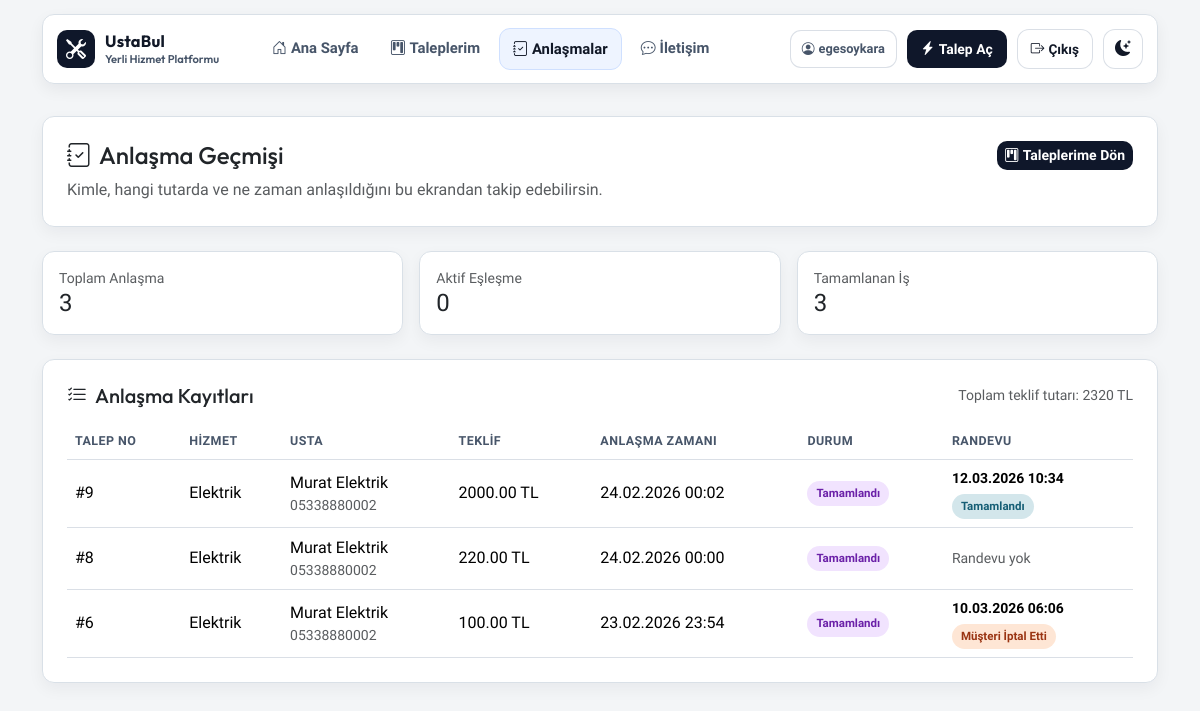
The page /anlasmalar/ (signed in) on the database its author committed.
### Myapp/models.py (models this page shows, shortened)
class ServiceRequest(models.Model):
    STATUS_CHOICES = (
        ("new", "Yeni"),
        ("pending_provider", "Usta Onayı Bekleniyor"),
        ("pending_customer", "Müşteri Seçimi Bekleniyor"),
        ("matched", "Eşleştirildi"),
        ("completed", "Tamamlandı"),
        ("cancelled", "İptal Edildi"),
    )
    customer_name = models.CharField(max_length=120)
    customer_phone = models.CharField(max_length=20)
    city = models.CharField(max_length=80)
    district = models.CharField(max_length=80)
    service_type = models.ForeignKey(ServiceType, on_delete=models.PROTECT, related_name="requests")
    details = models.TextField()
    matched_provider = models.ForeignKey(
        Provider,
        on_delete=models.SET_NULL,
        null=True,
        blank=True,
        related_name="service_requests",
    )
    matched_offer = models.ForeignKey(
        "ProviderOffer",
        on_delete=models.SET_NULL,
        null=True,
        blank=True,
        related_name="matched_requests",
    )
    matched_at = models.DateTimeField(null=True, blank=True)
    customer = models.ForeignKey(
        User,
        on_delete=models.SET_NULL,
        null=True,
        blank=True,
        related_name="service_requests",
    )
    status = models.CharField(max_length=20, choices=STATUS_CHOICES, default="new")
    created_at = models.DateTimeField(auto_now_add=True)
    class Meta:
        ordering = ["-created_at"]

class ServiceType(models.Model):
    name = models.CharField(max_length=80, unique=True)
    slug = models.SlugField(unique=True)
    class Meta:
        ordering = ["name"]

class Provider(models.Model):
    user = models.OneToOneField(
        User,
        on_delete=models.SET_NULL,
        null=True,
        blank=True,
        related_name="provider_profile",
    )
    full_name = models.CharField(max_length=120)
    service_types = models.ManyToManyField(ServiceType, related_name="providers", blank=True)
    city = models.CharField(max_length=80)
    district = models.CharField(max_length=80)
    phone = models.CharField(max_length=20)
    latitude = models.DecimalField(max_digits=9, decimal_places=6, null=True, blank=True)
    longitude = models.DecimalField(max_digits=9, decimal_places=6, null=True, blank=True)
    rating = models.DecimalField(max_digits=2, decimal_places=1, default=5.0)
    is_available = models.BooleanField(default=True)
    description = models.TextField(blank=True)
    created_at = models.DateTimeField(auto_now_add=True)
    class Meta:
        ordering = ["-is_available", "-rating", "full_name"]

class ProviderOffer(models.Model):
    STATUS_CHOICES = (
        ("pending", "Beklemede"),
        ("accepted", "Kabul"),
        ("rejected", "Red"),
        ("expired", "Süre Doldu"),
        ("failed", "Gönderim Başarısız"),
    )
    service_request = models.ForeignKey(ServiceRequest, on_delete=models.CASCADE, related_name="provider_offers")
    provider = models.ForeignKey(Provider, on_delete=models.CASCADE, related_name="offers")
    token = models.CharField(max_length=24, unique=True)
    sequence = models.PositiveIntegerField(default=1)
    status = models.CharField(max_length=20, choices=STATUS_CHOICES, default="pending")
    quote_amount = models.DecimalField(max_digits=10, decimal_places=2, null=True, blank=True)
    quote_note = models.CharField(max_length=240, blank=True)
    last_delivery_detail = models.CharField(max_length=120, blank=True)
    sent_at = models.DateTimeField(default=timezone.now)
    expires_at = models.DateTimeField(null=True, blank=True)
    reminder_sent_at = models.DateTimeField(null=True, blank=True)
    responded_at = models.DateTimeField(null=True, blank=True)
    created_at = models.DateTimeField(auto_now_add=True)
    class Meta:
        ordering = ["service_request_id", "sequence"]
        unique_together = ("service_request", "provider")

class ServiceAppointment(models.Model):
    STATUS_CHOICES = (
        ("pending", "Usta Onayı Bekleniyor"),
        ("pending_customer", "Müşteri Onayı Bekleniyor"),
        ("confirmed", "Onaylandı"),
        ("rejected", "Reddedildi"),
        ("cancelled", "Müşteri İptal Etti"),
        ("completed", "Tamamlandı"),
    )
    service_request = models.OneToOneField(
        ServiceRequest,
        on_delete=models.CASCADE,
        related_name="appointment",
    )
    customer = models.ForeignKey(
        User,
        on_delete=models.SET_NULL,
        null=True,
        blank=True,
        related_name="appointments",
    )
    provider = models.ForeignKey(
        Provider,
        on_delete=models.CASCADE,
        related_name="appointments",
    )
    scheduled_for = models.DateTimeField()
    customer_note = models.TextField(blank=True)
    provider_note = models.TextField(blank=True)
    status = models.CharField(max_length=20, choices=STATUS_CHOICES, default="pending")
    created_at = models.DateTimeField(auto_now_add=True)
    updated_at = models.DateTimeField(auto_now=True)
    class Meta:
        ordering = ["scheduled_for"]

### Myapp/views.py (the view)
# urls.py: path('anlasmalar/', views.agreement_history, name='agreement_history'),
@login_required
def agreement_history(request):
    provider = get_provider_for_user(request.user)
    if provider:
        agreements_qs = (
            ServiceRequest.objects.filter(
                matched_provider=provider,
                matched_offer__isnull=False,
            )
            .select_related(
                "service_type",
                "customer",
                "matched_provider",
                "matched_offer",
                "matched_offer__provider",
            )
            .order_by("-matched_at", "-created_at")
        )
    else:
        agreements_qs = (
            request.user.service_requests.filter(matched_offer__isnull=False)
            .select_related(
                "service_type",
                "customer",
                "matched_provider",
                "matched_offer",
                "matched_offer__provider",
            )
            .order_by("-matched_at", "-created_at")
        )
    agreements = list(agreements_qs)
    appointment_map = {
        appointment.service_request_id: appointment
        for appointment in ServiceAppointment.objects.filter(service_request_id__in=[item.id for item in agreements])
    }
    for item in agreements:
        item.appointment_entry = appointment_map.get(item.id)
    summary = agreements_qs.aggregate(
        total_count=Count("id"),
        completed_count=Count("id", filter=Q(status="completed")),
        matched_count=Count("id", filter=Q(status="matched")),
        total_quote=Sum("matched_offer__quote_amount"),
    )
    return render(
        request,
        "Myapp/agreement_history.html",
        {
            "agreements": agreements,
            "is_provider_user": bool(provider),
            "summary_total_count": summary.get("total_count", 0) or 0,
            "summary_completed_count": summary.get("completed_count", 0) or 0,
            "summary_matched_count": summary.get("matched_count", 0) or 0,
            "summary_total_quote": summary.get("total_quote"),
        },
    )

### Myapp/views.py (called while the page is built)
def get_provider_for_user(user):
    if not user.is_authenticated:
        return None
    return Provider.objects.filter(user=user).first()

### Myapp/templates/Myapp/agreement_history.html
{% extends "base.html" %}
{% block content %}
<section class="card panel-card shadow-sm reveal-up mb-4">
  <div class="card-body p-4">
    <div class="d-flex align-items-center justify-content-between flex-wrap gap-2">
      <h1 class="h4 mb-0"><i class="bi bi-journal-check me-2"></i>Anlaşma Geçmişi</h1>
      {% if is_provider_user %}
        <a class="btn btn-sm btn-main" href="{% url 'provider_requests' %}">
          <i class="bi bi-briefcase me-1"></i>Usta Paneline Dön
        </a>
      {% else %}
        <a class="btn btn-sm btn-main" href="{% url 'my_requests' %}">
          <i class="bi bi-kanban me-1"></i>Taleplerime Dön
        </a>
      {% endif %}
    </div>
    <p class="text-muted mt-2 mb-0">
      Kimle, hangi tutarda ve ne zaman anlaşıldığını bu ekrandan takip edebilirsin.
    </p>
  </div>
</section>
<section class="row g-3 mb-4">
  <div class="col-12 col-md-4">
    <div class="card panel-card shadow-sm h-100">
      <div class="card-body p-3">
        <div class="small text-muted">Toplam Anlaşma</div>
        <div class="h4 mb-0">{{ summary_total_count }}</div>
      </div>
    </div>
  </div>
  <div class="col-12 col-md-4">
    <div class="card panel-card shadow-sm h-100">
      <div class="card-body p-3">
        <div class="small text-muted">Aktif Eşleşme</div>
        <div class="h4 mb-0">{{ summary_matched_count }}</div>
      </div>
    </div>
  </div>
  <div class="col-12 col-md-4">
    <div class="card panel-card shadow-sm h-100">
      <div class="card-body p-3">
        <div class="small text-muted">Tamamlanan İş</div>
        <div class="h4 mb-0">{{ summary_completed_count }}</div>
      </div>
    </div>
  </div>
</section>
<section class="card panel-card shadow-sm reveal-up">
  <div class="card-body p-4">
    {% if agreements %}
      <div class="d-flex justify-content-between align-items-center flex-wrap gap-2 mb-3">
        <h2 class="h5 mb-0"><i class="bi bi-list-check me-2"></i>Anlaşma Kayıtları</h2>
        <span class="small text-muted">
          Toplam teklif tutarı:
          {% if summary_total_quote %}{{ summary_total_quote }} TL{% else %}-{% endif %}
        </span>
      </div>
      <div class="table-responsive">
        <table class="table request-table align-middle mb-0">
          <thead>
            <tr>
              <th>Talep No</th>
              <th>Hizmet</th>
              {% if is_provider_user %}
                <th>Müşteri</th>
              {% else %}
                <th>Usta</th>
              {% endif %}
              <th>Teklif</th>
              <th>Anlaşma Zamanı</th>
              <th>Durum</th>
              <th>Randevu</th>
            </tr>
          </thead>
          <tbody>
            {% for item in agreements %}
              <tr>
                <td>#{{ item.id }}</td>
                <td>{{ item.service_type.name }}</td>
                {% if is_provider_user %}
                  <td>
                    {{ item.customer_name }}
                    <div class="small text-muted">{{ item.customer_phone }}</div>
                  </td>
                {% else %}
                  <td>
                    {% if item.matched_provider %}
                      {{ item.matched_provider.full_name }}
                      <div class="small text-muted">{{ item.matched_provider.phone }}</div>
                    {% else %}
                      <span class="small text-muted">-</span>
                    {% endif %}
                  </td>
                {% endif %}
                <td>
                  {% if item.matched_offer and item.matched_offer.quote_amount %}
                    {{ item.matched_offer.quote_amount }} TL
                  {% else %}
                    <span class="small text-muted">Belirtilmedi</span>
                  {% endif %}
                </td>
                <td>
                  {% if item.matched_at %}
                    {{ item.matched_at|date:"d.m.Y H:i" }}
                  {% else %}
                    <span class="small text-muted">-</span>
                  {% endif %}
                </td>
                <td><span class="status-pill status-{{ item.status }}">{{ item.get_status_display }}</span></td>
                <td>
                  {% if item.appointment_entry %}
                    <div class="small fw-semibold">{{ item.appointment_entry.scheduled_for|date:"d.m.Y H:i" }}</div>
                    <span class="status-pill appointment-status appointment-{{ item.appointment_entry.status }}">
                      {{ item.appointment_entry.get_status_display }}
                    </span>
                  {% else %}
                    <span class="small text-muted">Randevu yok</span>
                  {% endif %}
                </td>
              </tr>
            {% endfor %}
          </tbody>
        </table>
      </div>
    {% else %}
      <p class="mb-0 text-muted">Henüz kayıtlı bir anlaşma bulunmuyor.</p>
    {% endif %}
  </div>
</section>
{% endblock %}

### templates/base.html (shortened to what this page needs)
{% load static %}
<!doctype html>
<html lang="tr" data-theme="light">
<head>
  <link href="https://cdn.jsdelivr.net/npm/bootstrap@5.3.8/dist/css/bootstrap.min.css" rel="stylesheet">
  <link rel="stylesheet" href="https://cdn.jsdelivr.net/npm/bootstrap-icons@1.11.3/font/bootstrap-icons.min.css">
  <link rel="stylesheet" href="{% static 'css/style.css' %}?v=20260223-1">
</head>
<body>
<header class="site-header fixed-top">
  <div class="container">
    <nav class="navbar navbar-expand-lg site-nav">
      <a class="navbar-brand site-brand" href="{% url 'index' %}">
        <span class="site-brand-mark"><i class="bi bi-tools"></i></span>
        <span class="site-brand-copy">
          <strong>UstaBul</strong>
          <small>Yerli Hizmet Platformu</small>
        </span>
      </a>
      <div class="collapse navbar-collapse" id="siteNav">
        <div class="navbar-nav nav-links ms-lg-4">
          <a class="nav-link {% if request.path == '/' %}active{% endif %}" href="{% url 'index' %}"><i class="bi bi-house-door me-1"></i>Ana Sayfa</a>
          {% if request.user.is_authenticated and request.session.role == "provider" %}
            <a class="nav-link {% if request.path == '/usta/talepler/' %}active{% endif %}" href="{% url 'provider_requests' %}"><i class="bi bi-briefcase me-1"></i>Usta Paneli</a>
            <a class="nav-link {% if request.path == '/anlasmalar/' %}active{% endif %}" href="{% url 'agreement_history' %}"><i class="bi bi-journal-check me-1"></i>Anlaşmalar</a>
            <a class="nav-link {% if request.path == '/usta/paketler/' %}active{% endif %}" href="{% url 'provider_packages' %}"><i class="bi bi-wallet2 me-1"></i>Kredi Paketleri</a>
            <a class="nav-link {% if request.path == '/usta/profil/' %}active{% endif %}" href="{% url 'provider_profile' %}"><i class="bi bi-person-vcard me-1"></i>Usta Profili</a>
          {% elif request.user.is_authenticated %}
            <a class="nav-link {% if request.path == '/taleplerim/' %}active{% endif %}" href="{% url 'my_requests' %}"><i class="bi bi-kanban me-1"></i>Taleplerim</a>
            <a class="nav-link {% if request.path == '/anlasmalar/' %}active{% endif %}" href="{% url 'agreement_history' %}"><i class="bi bi-journal-check me-1"></i>Anlaşmalar</a>
          {% endif %}
          <a class="nav-link {% if request.path == '/contact/' %}active{% endif %}" href="{% url 'contact' %}"><i class="bi bi-chat-dots me-1"></i>İletişim</a>
        </div>
        <div class="nav-tools ms-lg-auto">
          {% if request.user.is_authenticated %}
            <span class="user-chip d-none d-md-inline-flex"><i class="bi bi-person-circle me-1"></i>{{ request.user.username }}</span>
            {% if request.session.role == "provider" %}
              <a class="btn nav-cta-btn d-none d-md-inline-flex" href="{% url 'provider_requests' %}">
                <i class="bi bi-briefcase-fill me-1"></i>Usta Paneli
              </a>
            {% else %}
              <a class="btn nav-cta-btn d-none d-md-inline-flex" href="{% url 'index' %}#talep-form">
                <i class="bi bi-lightning-charge-fill me-1"></i>Talep Aç
              </a>
            {% endif %}
            <form method="post" action="{% url 'logout' %}" class="logout-form">
              <button type="submit" class="btn nav-ghost-btn"><i class="bi bi-box-arrow-right me-1"></i>Çıkış</button>
            </form>
          {% endif %}
          <button type="button" class="theme-toggle-btn" id="theme-toggle-btn" aria-label="Temayı değiştir">
          </button>
        </div>
      </div>
    </nav>
  </div>
</header>
<main class="container site-main">
  {% block content %}{% endblock %}
</main>
</body>
</html>

### rows shown on the page
ServiceRequest: id "9", service_type.name "Elektrik", matched_provider.full_name "Murat Elektrik", matched_provider.phone "05338880002", matched_offer.quote_amount "2000.00", matched_at "24.02.2026 00:02", status "Tamamlandı", appointment_entry.scheduled_for "12.03.2026 10:34", appointment_entry.status "Tamamlandı"
ServiceRequest: id "8", service_type.name "Elektrik", matched_provider.full_name "Murat Elektrik", matched_provider.phone "05338880002", matched_offer.quote_amount "220.00", matched_at "24.02.2026 00:00", status "Tamamlandı", shows "Randevu yok"
ServiceRequest: id "6", service_type.name "Elektrik", matched_provider.full_name "Murat Elektrik", matched_provider.phone "05338880002", matched_offer.quote_amount "100.00", matched_at "23.02.2026 23:54", status "Tamamlandı", appointment_entry.scheduled_for "10.03.2026 06:06", appointment_entry.status "Müşteri İptal Etti"

### other values the page prints
{{ request.user.username }} "egesoykara"
{{ summary_total_count }} "3"
{{ summary_matched_count }} "0"
{{ summary_completed_count }} "3"
{{ summary_total_quote }} "2320"
